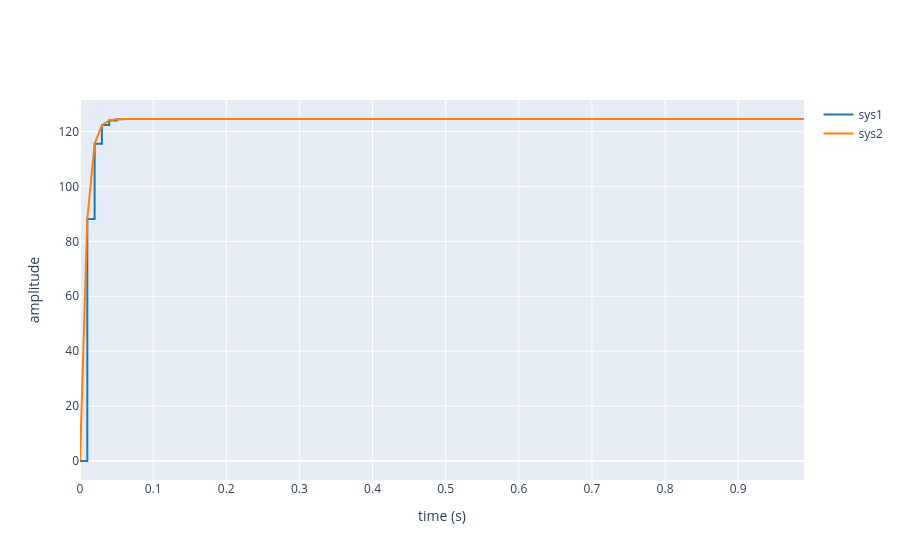

Write notebook code for a chart like this one.
### Markdown cell above
## Discretisation en no-load

### Code cell
tm_z = np.arange(0, 1, 0.01)
Mt_z_rpm = c2d(Mt_s_rpm, 0.01, 'zoh')
print(Mt_z_rpm)
step([Mt_z_rpm,Mt_s_rpm], t=tm_z)
